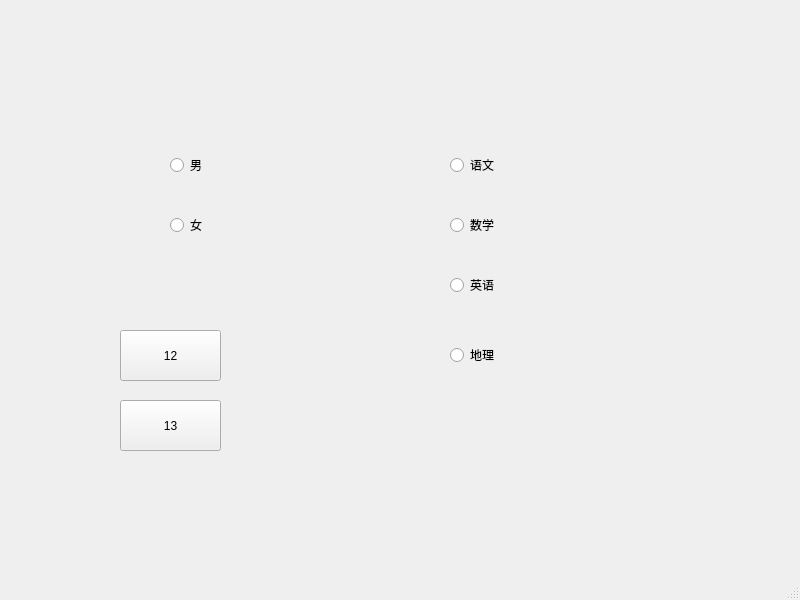
<?xml version="1.0" encoding="UTF-8"?>
<ui version="4.0">
 <class>MainWindow</class>
 <widget class="QMainWindow" name="MainWindow">
  <property name="geometry">
   <rect>
    <x>0</x>
    <y>0</y>
    <width>800</width>
    <height>600</height>
   </rect>
  </property>
  <property name="windowTitle">
   <string>MainWindow</string>
  </property>
  <widget class="QWidget" name="centralwidget">
   <widget class="QRadioButton" name="radioButton">
    <property name="geometry">
     <rect>
      <x>170</x>
      <y>140</y>
      <width>112</width>
      <height>50</height>
     </rect>
    </property>
    <property name="text">
     <string>男</string>
    </property>
   </widget>
   <widget class="QRadioButton" name="radioButton_2">
    <property name="geometry">
     <rect>
      <x>170</x>
      <y>200</y>
      <width>112</width>
      <height>50</height>
     </rect>
    </property>
    <property name="text">
     <string>女</string>
    </property>
   </widget>
   <widget class="QRadioButton" name="radioButton_3">
    <property name="geometry">
     <rect>
      <x>450</x>
      <y>140</y>
      <width>112</width>
      <height>50</height>
     </rect>
    </property>
    <property name="text">
     <string>语文</string>
    </property>
    <attribute name="buttonGroup">
     <string notr="true">buttonGroup</string>
    </attribute>
   </widget>
   <widget class="QRadioButton" name="radioButton_4">
    <property name="geometry">
     <rect>
      <x>450</x>
      <y>200</y>
      <width>112</width>
      <height>50</height>
     </rect>
    </property>
    <property name="text">
     <string>数学</string>
    </property>
    <attribute name="buttonGroup">
     <string notr="true">buttonGroup</string>
    </attribute>
   </widget>
   <widget class="QRadioButton" name="radioButton_5">
    <property name="geometry">
     <rect>
      <x>450</x>
      <y>260</y>
      <width>112</width>
      <height>50</height>
     </rect>
    </property>
    <property name="text">
     <string>英语</string>
    </property>
    <attribute name="buttonGroup">
     <string notr="true">buttonGroup</string>
    </attribute>
   </widget>
   <widget class="QRadioButton" name="radioButton_6">
    <property name="geometry">
     <rect>
      <x>450</x>
      <y>330</y>
      <width>112</width>
      <height>50</height>
     </rect>
    </property>
    <property name="text">
     <string>地理</string>
    </property>
    <attribute name="buttonGroup">
     <string notr="true">buttonGroup</string>
    </attribute>
   </widget>
   <widget class="QPushButton" name="pushButton">
    <property name="geometry">
     <rect>
      <x>120</x>
      <y>330</y>
      <width>101</width>
      <height>51</height>
     </rect>
    </property>
    <property name="text">
     <string>12</string>
    </property>
    <property name="checkable">
     <bool>true</bool>
    </property>
    <attribute name="buttonGroup">
     <string notr="true">buttonGroup_2</string>
    </attribute>
   </widget>
   <widget class="QPushButton" name="pushButton_2">
    <property name="geometry">
     <rect>
      <x>120</x>
      <y>400</y>
      <width>101</width>
      <height>51</height>
     </rect>
    </property>
    <property name="text">
     <string>13</string>
    </property>
    <property name="checkable">
     <bool>true</bool>
    </property>
    <attribute name="buttonGroup">
     <string notr="true">buttonGroup_2</string>
    </attribute>
   </widget>
  </widget>
  <widget class="QMenuBar" name="menubar">
   <property name="geometry">
    <rect>
     <x>0</x>
     <y>0</y>
     <width>800</width>
     <height>28</height>
    </rect>
   </property>
  </widget>
  <widget class="QStatusBar" name="statusbar"/>
 </widget>
 <resources/>
 <connections/>
 <buttongroups>
  <buttongroup name="buttonGroup">
   <property name="exclusive">
    <bool>false</bool>
   </property>
  </buttongroup>
  <buttongroup name="buttonGroup_2">
   <property name="exclusive">
    <bool>false</bool>
   </property>
  </buttongroup>
 </buttongroups>
</ui>
